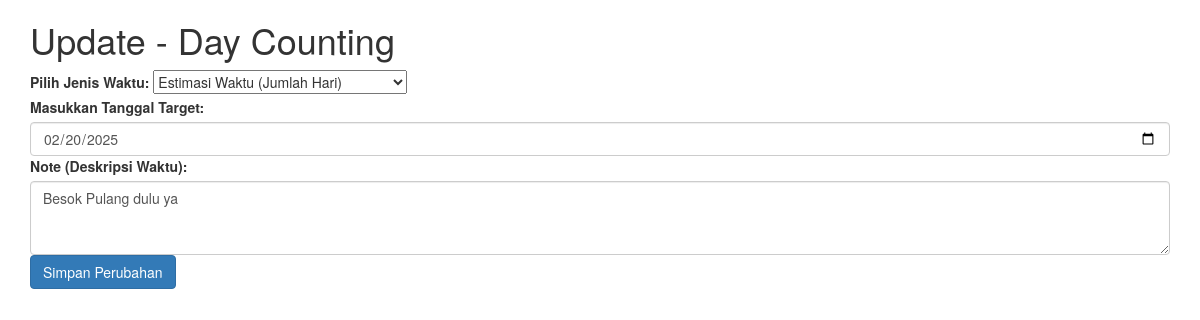
The page /edit.php?id=9 on the database its author committed.
### tables this page shows
CREATE TABLE `hitung_hari` (
  `id` int(11) NOT NULL,
  `jenis_input` varchar(20) NOT NULL,
  `tanggal_input` timestamp NOT NULL DEFAULT current_timestamp(),
  `tanggal_target` date DEFAULT NULL,
  `jumlah_hari` int(11) DEFAULT NULL,
  `note` text DEFAULT NULL
);

### edit.php (the view, shortened to what this page needs)
<?php
if (isset($_GET['id'])) {
  $id = $_GET['id'];
  $conn = new mysqli("localhost", "root", "", "ex_crud_brg2");
  $sql = "SELECT * FROM hitung_hari WHERE id = $id";
  $result = $conn->query($sql);
  if ($result->num_rows > 0) {
    $row = $result->fetch_assoc();
  } else {
    echo "Data not found.";
  }
} else {
  echo "ID not provided.";
}
?>
<!DOCTYPE html>
<html lang="en">
<head>
 <link rel="stylesheet" href="https://maxcdn.bootstrapcdn.com/bootstrap/3.3.7/css/bootstrap.min.css">
  <link rel="stylesheet" href="https://cdnjs.cloudflare.com/ajax/libs/fancybox/2.1.5/jquery.fancybox.min.css" media="screen"></head>
</head>
<body>
  <div class="container mt-5">
    <h1 class="mb-4">Update - Day Counting</h1>
    <form action="" method="post">
      <div class="mb-3">
        <label for="jenisWaktu" class="form-label">Pilih Jenis Waktu:</label>
        <select class="form-select" id="jenisWaktu" name="jenisWaktu" required>
          <option value="estimasi" <?php echo ($row['jenis_input'] === 'estimasi') ? 'selected' : ''; ?>>Estimasi Waktu (Jumlah Hari)</option>
        </select>
      </div>
      <div id="inputContainer">
        <label for="targetDate" class="form-label">Masukkan Tanggal Target:</label>
        <input class="form-control input-field" type="date" id="targetDate" name="targetDate" value="<?php echo $row['tanggal_target']; ?>" required>
      </div>
      <div class="mb-3">
        <label for="note" class="form-label">Note (Deskripsi Waktu):</label>
        <textarea class="form-control" id="note" name="note" rows="3" required><?php echo $row['note']; ?></textarea>
      </div>
      <button type="submit" class="btn btn-primary">Simpan Perubahan</button>
    </form>
  </div>
</body>
</html>

### rows shown on the page
hitung_hari: jenisWaktu "Estimasi Waktu (Jumlah Hari)", targetDate "02/20/2025", note "Besok Pulang dulu ya"
